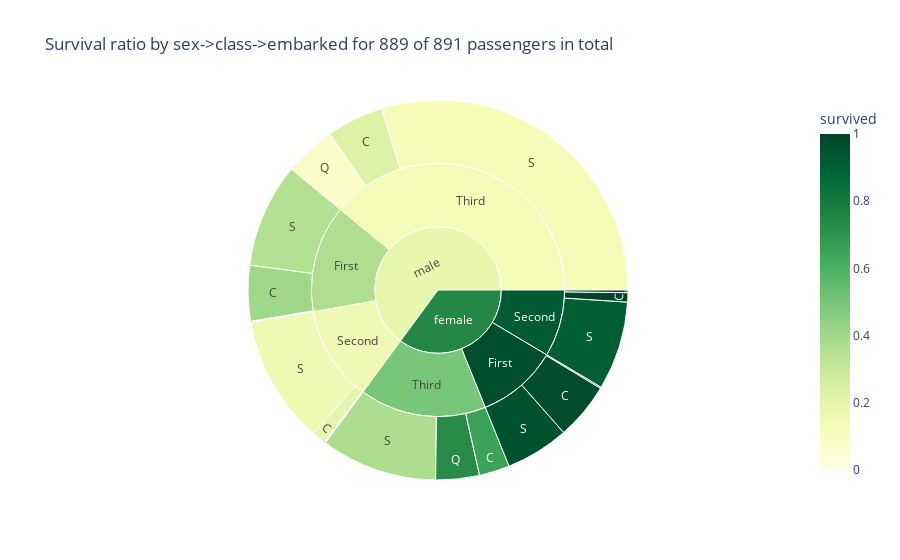

The notebook cell this image was saved under:
### Markdown cell above
### Sunburst Chart

### Code cell
path=['sex', 'class', 'embarked']
path_str = "->".join(path)
#df.dropna(subset=path)
df_subset = df.dropna(subset=path)
px.sunburst(df_subset, 
            path=path,
            color='survived',
            color_continuous_scale=px.colors.sequential.YlGn,
            title=f"Survival ratio by {path_str} for {len(df_subset)} of {len(df)} passengers in total")

### Figure 1 — Plotly figure (JSON) as saved in the notebook; plotly's stock layout.template omitted (floating-point values rounded to 4 significant figures)
{"data": [{"branchvalues": "total", "customdata": [[0.9767], [0.4048], [1], [0.2], [0.6522], [0.2326], [1], [0], [1], [0], [0.7273], [0.07692], [0.9583], [0.3544], [0.9104], [0.1546], [0.375], [0.1283], [0.9674], [0.3689], [0.9211], [0.1574], [0.5], [0.1354], [0.7404], [0.1889]], "domain": {"x": [0, 1], "y": [0, 1]}, "hovertemplate": "labels=%{label}<br>count=%{value}<br>parent=%{parent}<br>id=%{id}<br>survived=%{color}<extra></extra>", "ids": ["female/First/C", "male/First/C", "female/Second/C", "male/Second/C", "female/Third/C", "male/Third/C", "female/First/Q", "male/First/Q", "female/Second/Q", "male/Second/Q", "female/Third/Q", "male/Third/Q", "female/First/S", "male/First/S", "female/Second/S", "male/Second/S", "female/Third/S", "male/Third/S", "female/First", "male/First", "female/Second", "male/Second", "female/Third", "male/Third", "female", "male"], "labels": ["C", "C", "C", "C", "C", "C", "Q", "Q", "Q", "Q", "Q", "Q", "S", "S", "S", "S", "S", "S", "First", "First", "Second", "Second", "Third", "Third", "female", "male"], "marker": {"coloraxis": "coloraxis", "colors": [0.9767, 0.4048, 1, 0.2, 0.6522, 0.2326, 1, 0, 1, 0, 0.7273, 0.07692, 0.9583, 0.3544, 0.9104, 0.1546, 0.375, 0.1283, 0.9674, 0.3689, 0.9211, 0.1574, 0.5, 0.1354, 0.7404, 0.1889]}, "name": "", "parents": ["female/First", "male/First", "female/Second", "male/Second", "female/Third", "male/Third", "female/First", "male/First", "female/Second", "male/Second", "female/Third", "male/Third", "female/First", "male/First", "female/Second", "male/Second", "female/Third", "male/Third", "female", "male", "female", "male", "female", "male", "", ""], "type": "sunburst", "values": [43, 42, 7, 10, 23, 43, 1, 1, 2, 1, 33, 39, 48, 79, 67, 97, 88, 265, 92, 122, 76, 108, 144, 347, 312, 577]}], "layout": {"coloraxis": {"colorbar": {"title": {"text": "survived"}}, "colorscale": [[0, "rgb(255,255,229)"], [0.125, "rgb(247,252,185)"], [0.25, "rgb(217,240,163)"], [0.375, "rgb(173,221,142)"], [0.5, "rgb(120,198,121)"], [0.625, "rgb(65,171,93)"], [0.75, "rgb(35,132,67)"], [0.875, "rgb(0,104,55)"], [1, "rgb(0,69,41)"]]}, "legend": {"tracegroupgap": 0}, "title": {"text": "Survival ratio by sex->class->embarked for 889 of 891 passengers in total"}}}
